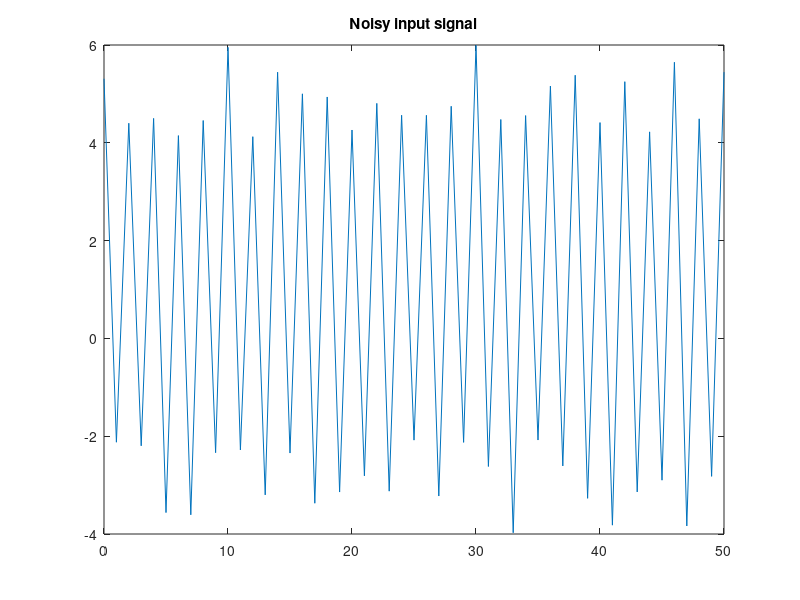
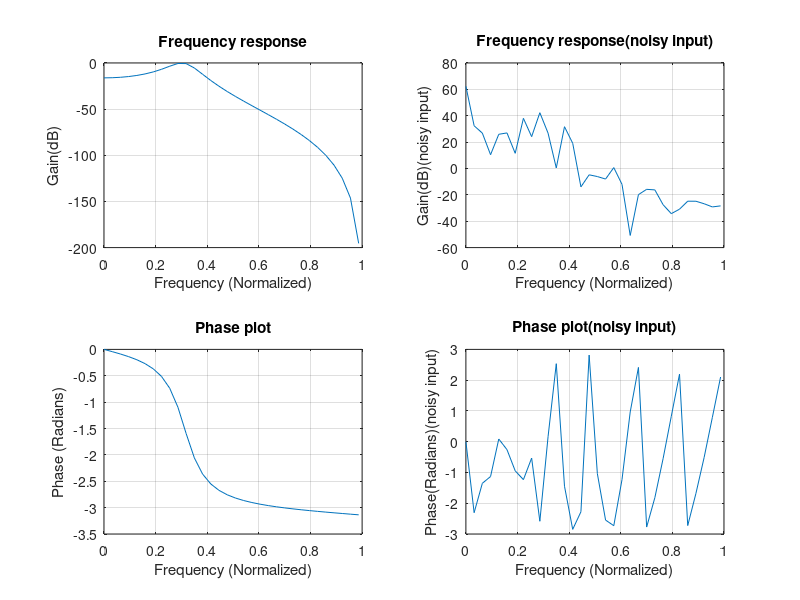

The MATLAB script that drew these images, in order:
rp=7;

rs=14;

wp=.4;

ws=.6;

m=0:50;

w=0:0.1:pi;

x=4*((exp(1i*pi)).^m)+2*(rand(1,51));

figure(1)

plot(m,x);

title('Noisy input signal');

[n,wn]=cheb1ord(wp,ws,rp,rs)

[b,a]=cheby1(n,rp,wn)

[h,ph]=freqz(b,a,w);

y=filter(b,a,x);

[h1,ph1]=freqz(y,1,w);

p=20*log(abs(h));

p1=20*log(abs(h1));

an=angle(h);

an1=angle(h1);

figure(2)

subplot(2,2,1);

plot(ph/pi,p);

grid;

ylabel('Gain(dB)');

xlabel('Frequency (Normalized)');

title('Frequency response');

subplot(2,2,2);

plot(ph1/pi,p1);

grid;

ylabel('Gain(dB)(noisy input)');

xlabel('Frequency (Normalized)');

title('Frequency response(noisy input)');

subplot(2,2,3);

plot(ph/pi,an);

grid;

ylabel('Phase (Radians)');

xlabel('Frequency (Normalized)');

title('Phase plot');

subplot(2,2,4);

plot(ph1/pi,an1);

grid;

ylabel('Phase(Radians)(noisy input)');

xlabel('Frequency (Normalized)');

title('Phase plot(noisy input)');